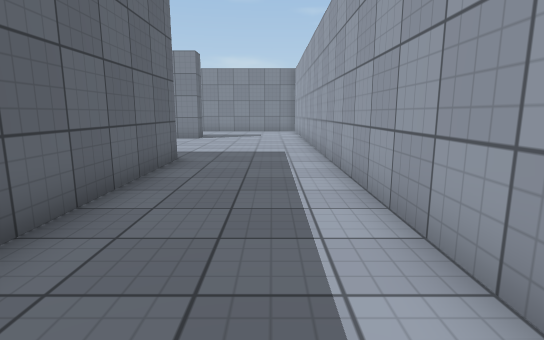
view 1 (above)

18 first-person views from a walk through a Unity game level. The camera is 1.2 m above the floor, tilts 10° down and sees 80° across. The floor is counted in squares, 1 m on a side. Each view is taken from the middle of a square. On the plan, view 1 faces up. The plan holds only what a view shows up to about 14 squares ahead; the rest is blank. The place goes on beyond the plan. Surface patterns are stand-ins for the level's own textures.

view 2
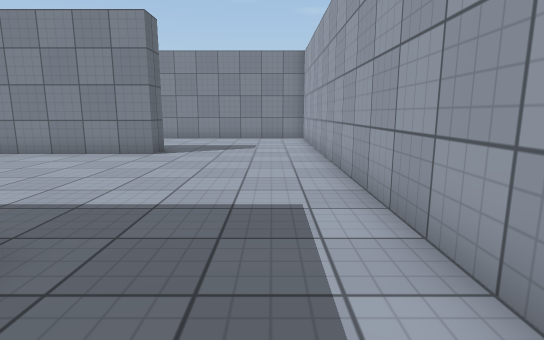

view 3
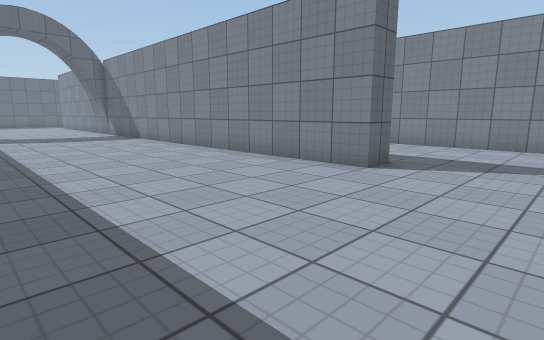

view 4
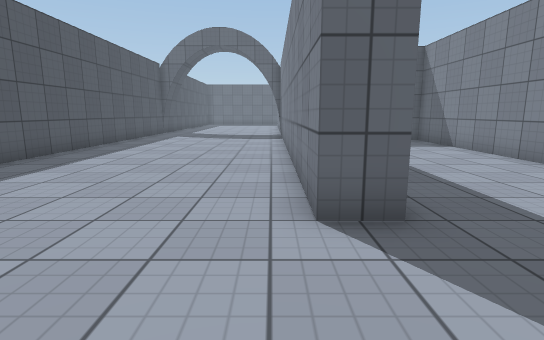

view 5
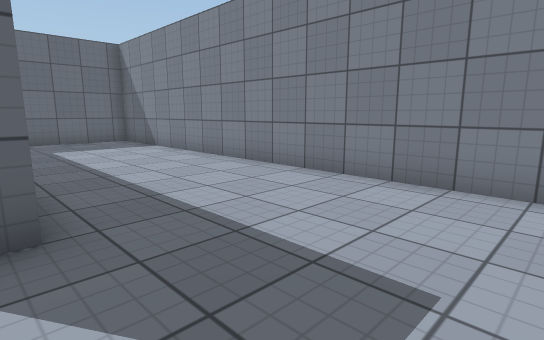

view 6
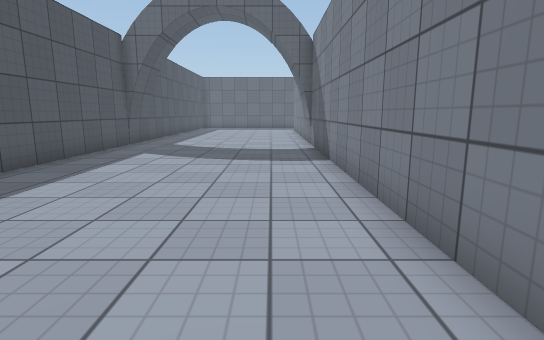

view 7
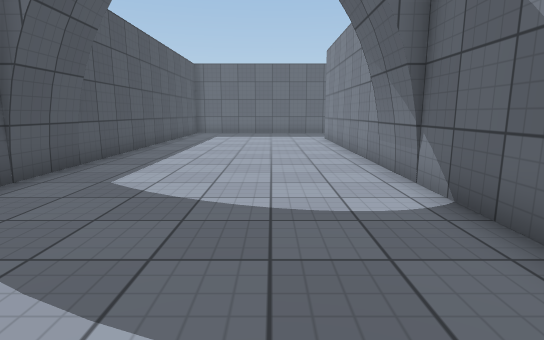

view 8
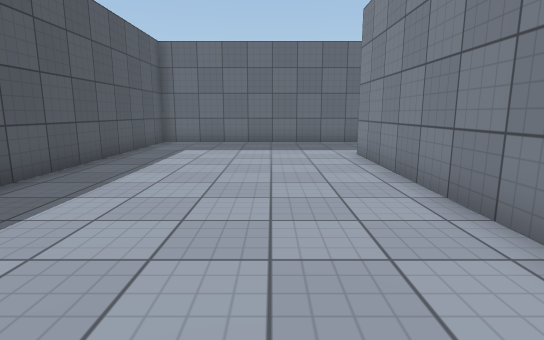

view 9
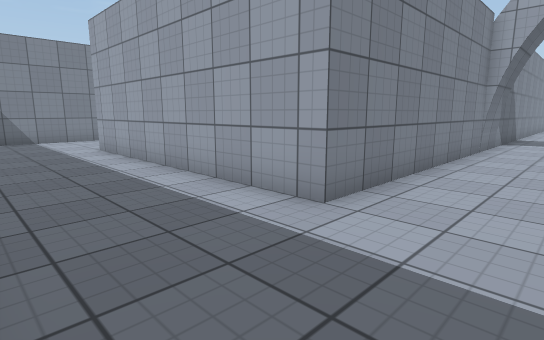

view 10
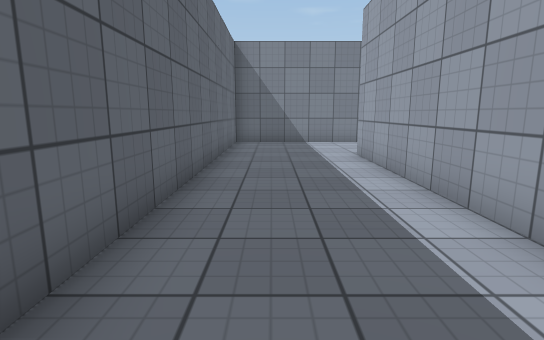

view 11
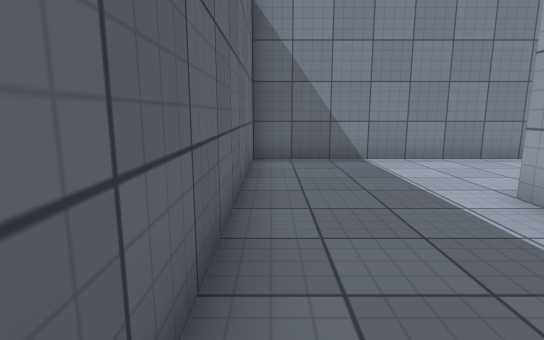

view 12
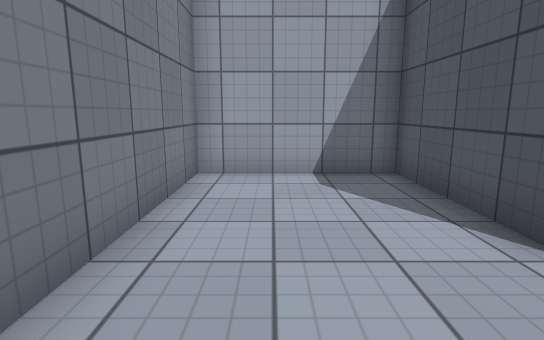

view 13
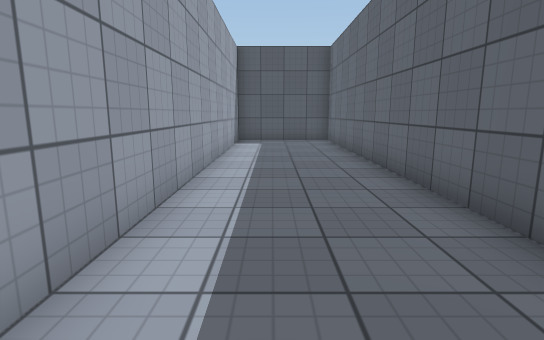

view 14
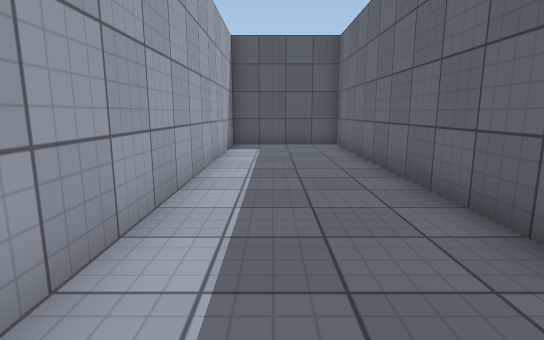

view 15
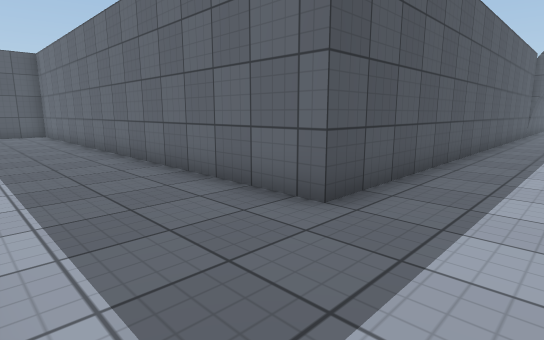

view 16
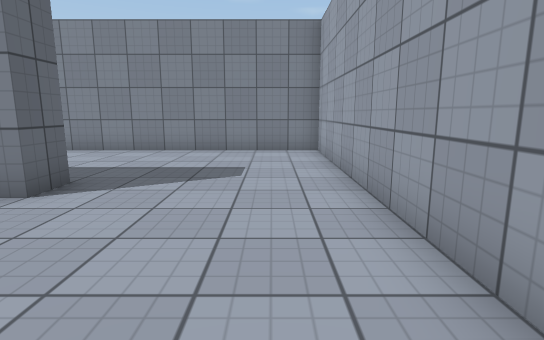

view 17
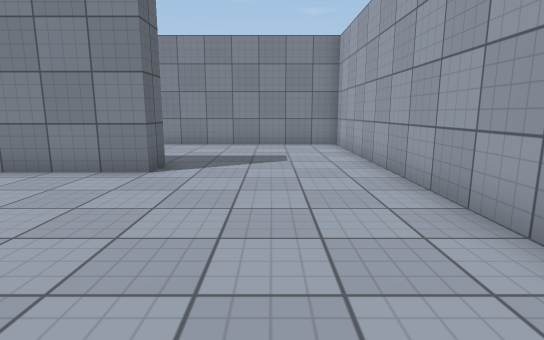

view 18
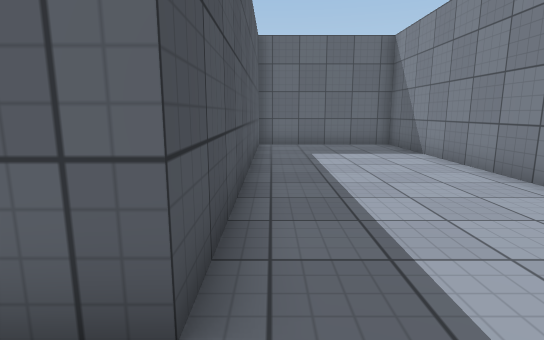

### Floor plan
Points are (right, up) in squares from view 1. A wall is a line through its corners. A room is listed if a view was taken in it or the views show most of it. See-through windows are left out.
Room 1 (views 1, 2, 3, 4, 5, 6, 7, 8, 9, 10, 11, 12, 13, 14, 15, 16, 17, 18)
walls: (-14, 16.5) (-3.5, 16.5) (-3.5, 15.5) (-29.5, 15.5) (-29.5, 24.5) (-25.5, 24.5) (-25.5, 28.5) (-33.5, 28.5) (-33.5, 8.5) (-2.5, 8.5) (-2.5, -8.5) (1.5, -8.5) (1.5, 21.5) (-14.5, 21.5) (-14.5, 16.5); (-19.5, 15.3) (-21.5, 15.3); (-21.5, 8.7) (-19.5, 8.7)

Positions as (right, up) in squares from view 1, and headings:
1: (0, 0), facing up
2: (0, 6), facing up
3: (0, 9), facing up-left
4: (0, 15), facing left
5: (0, 16), facing up-left
6: (-7, 14), facing left
7: (-14, 13), facing left
8: (-20, 13), facing left
9: (-33, 13), facing up-right
10: (-32, 15), facing up
11: (-33, 20), facing up
12: (-32, 27), facing right
13: (0, 6), facing down
14: (0, 4), facing down
15: (1, 11), facing down-left
16: (0, 11), facing up
17: (-1, 9), facing up
18: (-2, 17), facing left
